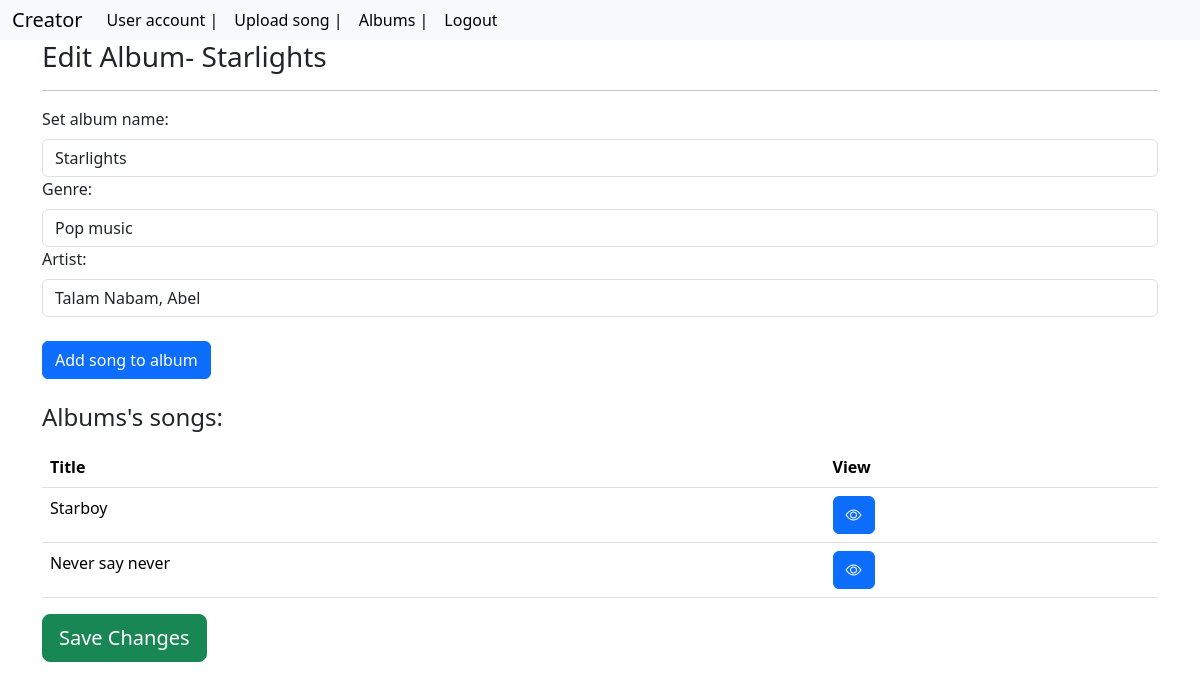
/edit_album/1 (signed in), run on the app's committed database.
### models.py (models this page shows)
class Albums(db.Model):
    __tablename__="Albums"
    id=db.Column(db.Integer,primary_key=True)
    name=db.Column(db.String(30), nullable=False)
    genre=db.Column(db.String(20), nullable=False)
    artist=db.Column(db.String(40), nullable=False)
    creator_id = db.Column(db.Integer, db.ForeignKey('Creator.id'), nullable=False)
    creator = db.relationship('Creator', backref='albums')
    songs = db.relationship('Songs', backref='album', lazy=True)
    flagged = db.Column(db.Boolean, default=False)

class Songs(db.Model):
    __tablename__="Songs"
    id=db.Column(db.Integer,primary_key=True)
    name=db.Column(db.String(30), unique=True, nullable=False)
    artist=db.Column(db.String(50),nullable=False)
    duration=db.Column(db.Integer, nullable=False)
    lyrics=db.Column(db.Text, nullable=False)
    genre=db.Column(db.String(20), nullable=False)
    date=db.Column(db.Date, nullable=False)
    album_id = db.Column(db.Integer, db.ForeignKey('Albums.id'), nullable=True)
    creator_id = db.Column(db.Integer, db.ForeignKey('Creator.id'), nullable=True)
    creator = db.relationship('Creator', backref='songs', lazy=True)
    playlists = db.relationship('Playlists', secondary=playlist_song_association, back_populates='songs')
    ratings = db.relationship('Rating', backref='song', lazy=True)
    flagged = db.Column(db.Boolean, default=False)

### routes/creatorroutes.py (the view, shortened to what this page needs)
@creator.route('/edit_album/<int:album_id>', methods=['GET', 'POST'])
@auth
def edit_album(album_id):
    album = Albums.query.filter_by(id=album_id).first()
    return render_template('edit_album.html', album=album)

### routes/creatorroutes.py (called while the page is built)
def auth(func):
    @wraps(func)
    def inner(*args, **kwargs):
        if 'user_id' not in session:
            flash('Please login first','error')
            return redirect (url_for('user.login'))
        return func(*args,**kwargs)
    return inner

### templates/edit_album.html (shortened to what this page needs)
{% extends "layoutcreator.html" %}
{% block content %}
	<h3>Edit Album- {{album.name}}</h3>
	<hr>
	<form  method="post">
        <div>
            <label for="name" class="form-label">Set album name:</label>
            <input type="text" class="form-control" id="name" name="name" required value="{{album.name}}">
        </div>
        <div>
            <label for="genre" class="form-label">Genre:</label>
            <input type="text" class="form-control" id="genre" name="genre" required value="{{album.genre}}">
        </div>
        <div>
            <label for="artist" class="form-label">Artist:</label>
            <input type="text" class="form-control" id="artist" name="artist" required value="{{album.artist}}">
        </div>
        <br>
        <div>
             <a href="{{url_for('creator.add_song_to_album', album_id=album.id)}}" class="btn btn-primary">Add song to album</a>
        </div>
        <br>
        <h4>Albums's songs:</h4>
            <table class="table">
                <thead>
                    <tr>
                        <th>Title</th>
                        <th>View</th>
                    </tr>
                </thead>
                <tbody>
                     {% for song in album.songs %}
                        <tr>
                            <td class="leftmost">{{ song.name}}</td>
                            <td><a href="{{ url_for('creator.view_song', song_id=song.id) }}" class="btn btn-primary"><i class="bi bi-eye bi-2x" color="green"></i></a></td>
                        </tr>
                    {% endfor %}
                </tbody>
            </table>
        <button type="submit" class="btn btn-success btn-lg"> Save Changes</button>
    </form>
{% endblock %}

### data on the page
Albums: name "Starlights", genre "Pop music", artist "Talam Nabam, Abel"
Songs: name "Starboy"
Songs: name "Never say never"
